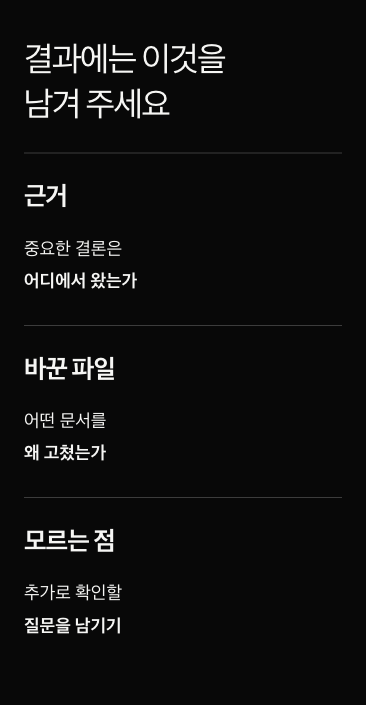
#> input picture research/devday-fidelity-20261116/main-03/read-390/slide-18.png, 366 x 705 px, found by its file name
$ python make-mobile-comparison.py ../devday-fidelity-20261116/main-03/read-390/slide-18.png
#> lines starting #> are read from the running program, lines starting #| are printed output that depends on the picture
from pathlib import Path
from PIL import Image,ImageOps,ImageDraw
import sys
base=Path(__file__).resolve().parent
current=base/sys.argv[1]
images=[('Before / 390px reading',base/'round-02/read-390/slide-18.png'),('Current / 390px reading',current/'read-390/slide-18.png')]
loaded=[Image.open(path).convert('RGB') for _,path in images]
#> loaded = 2 items
height=max(im.height for im in loaded)+50
#> height = 755
board=Image.new('RGB',(800,height),'#242424');draw=ImageDraw.Draw(board)
#> after `board = Image.new('RGB', (800, height), '#242424')`: board: PIL image 800x755 RGB; every value is 36
for index,((label,path),im) in enumerate(zip(images,loaded)):
 draw.text((index*400+16,12),label,fill='white')
 board.paste(im,(index*400+(400-im.width)//2,40))
#> this loop made 2 passes
#> label on passes 1 to 2: 'Before / 390px reading', 'Current / 390px reading'
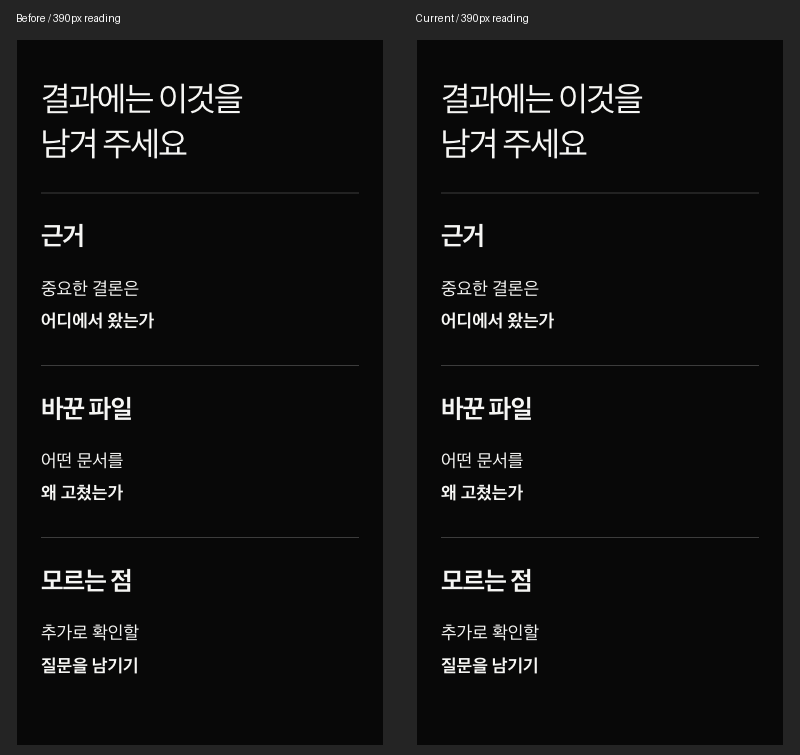
#> board: PIL image 800x755 RGB; mean R, G, B 18.2, 18.2, 18.2
board.save(current/'mobile-18-before-after.png')
print(current/'mobile-18-before-after.png')

$ run again, with research/devday-fidelity-20261116/main-03/read-390/slide-15.png copied over research/devday-fidelity-20261116/main-03/read-390/slide-18.png
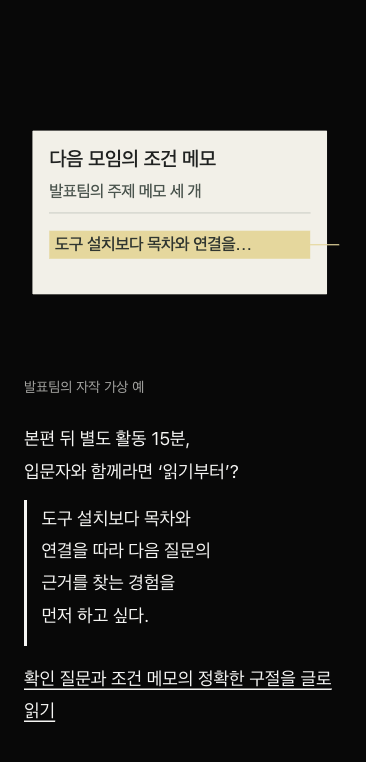
#> input picture research/devday-fidelity-20261116/main-03/read-390/slide-15.png, 366 x 762 px, found by its file name
#> loaded = 2 items
#> height = 812
#> the loop `for index,((label,path),im) in enumerate(zip(images,loaded)):` made 2 passes
#> label on passes 1 to 2: 'Before / 390px reading', 'Current / 390px reading'
#> after the loop `for index,((label,path),im) in enumerate(zip(images,loaded)):`:
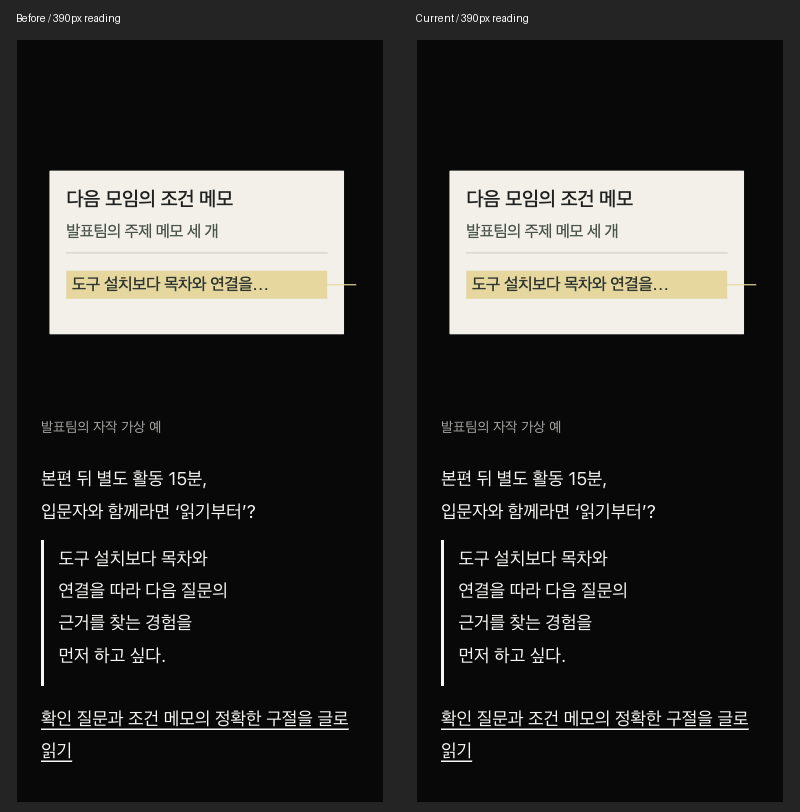
#> board: PIL image 800x812 RGB; mean R, G, B 49.6, 49.2, 47
